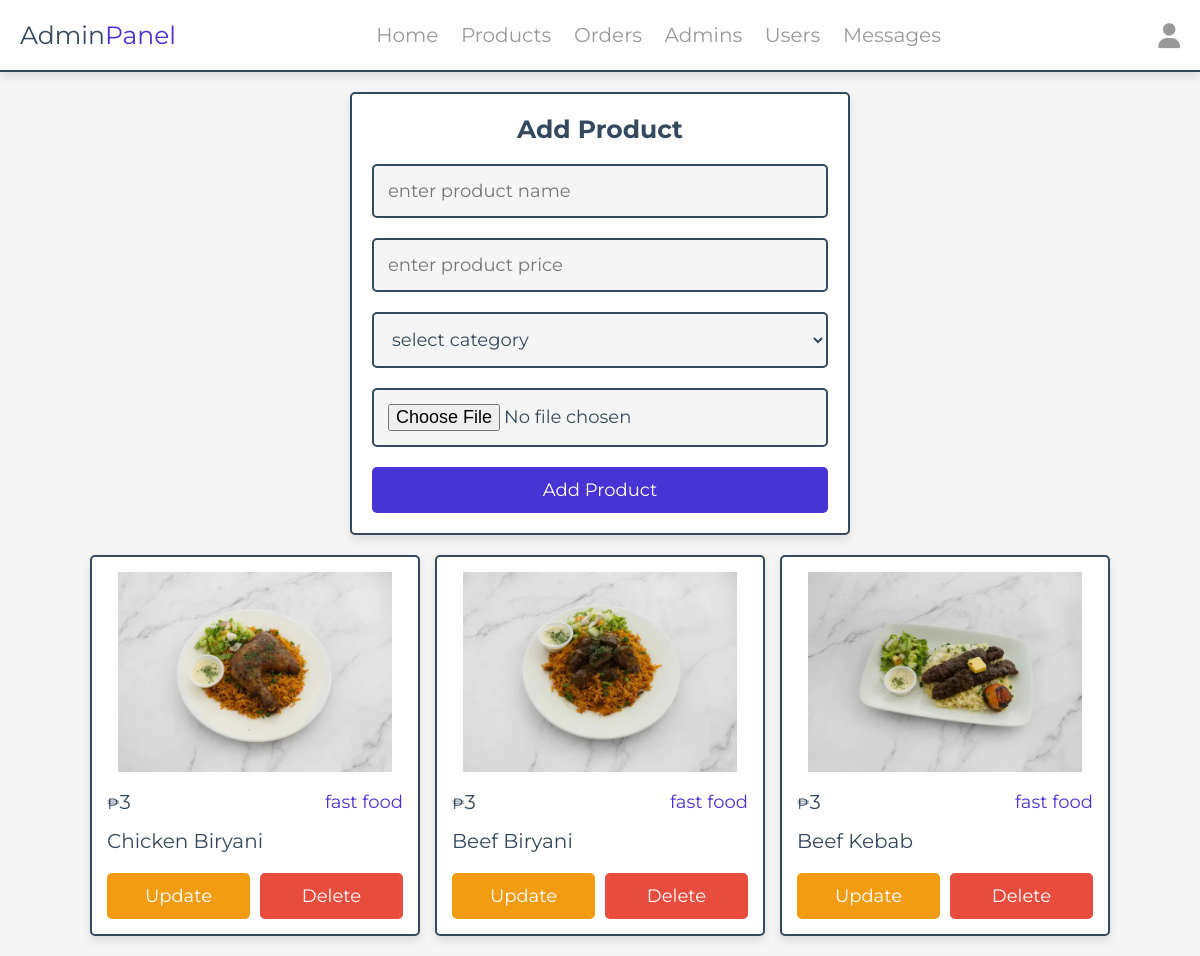
/admin/products.php (signed in), run on an earlier commit of the app's database.
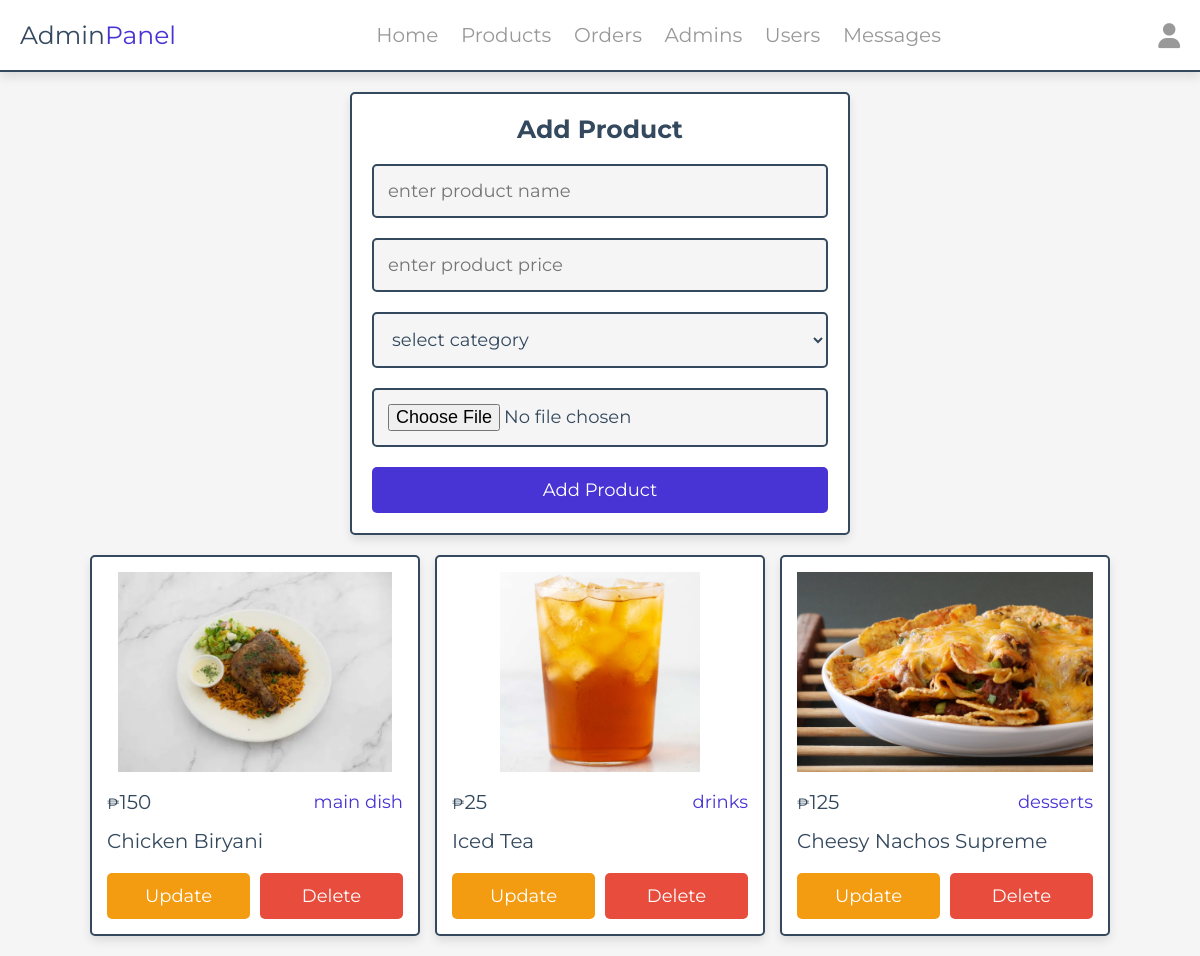
And on a later commit of the database.
### tables this page shows
CREATE TABLE `products` (
  `id` int(100) NOT NULL,
  `name` varchar(100) NOT NULL,
  `category` varchar(100) NOT NULL,
  `price` int(10) NOT NULL,
  `image` varchar(100) NOT NULL
);

### admin/products.php (the view, shortened to what this page needs)
<?php
include '../components/connect.php';
?>
<!DOCTYPE html>
<html lang="en">
<head>
   <link rel="stylesheet" href="https://cdnjs.cloudflare.com/ajax/libs/font-awesome/6.1.1/css/all.min.css">
   <link rel="stylesheet" href="../css/admin_style.css">
</head>
<body>
<?php include '../components/admin_header.php' ?>
<section class="add-products">
   <form action="" method="POST" enctype="multipart/form-data">
      <h3>add product</h3>
      <input type="text" required placeholder="enter product name" name="name" maxlength="100" class="box">
      <input type="number" min="0" max="9999999999" required placeholder="enter product price" name="price" onkeypress="if(this.value.length == 1000) return false;" class="box">
      <select name="category" class="box" required>
         <option value="" disabled selected>select category </option>
      </select>
      <input type="file" name="image" class="box" accept="image/jpg, image/jpeg, image/png, image/webp" required>
      <input type="submit" value="add product" name="add_product" class="btn">
   </form>
</section>
<section class="show-products" style="padding-top: 0;">
   <div class="box-container">
   <?php
      $show_products = $conn->prepare("SELECT * FROM `products`");
      $show_products->execute();
      if($show_products->rowCount() > 0){
         while($fetch_products = $show_products->fetch(PDO::FETCH_ASSOC)){
   ?>
   <div class="box">
      <img src="../uploaded_img/<?= $fetch_products['image']; ?>" alt="">
      <div class="flex">
         <div class="price"><span>₱</span><?= $fetch_products['price']; ?></div>
         <div class="category"><?= $fetch_products['category']; ?></div>
      </div>
      <div class="name"><?= $fetch_products['name']; ?></div>
      <div class="flex-btn">
         <a href="update_product.php?update=<?= $fetch_products['id']; ?>" class="option-btn">update</a>
         <a href="products.php?delete=<?= $fetch_products['id']; ?>" class="delete-btn" onclick="return confirm('delete this product?');">delete</a>
      </div>
   </div>
   <?php
         }
      }else{
         echo '<p class="empty">no products added yet!</p>';
      }
   ?>
   </div>
</section>
</body>
</html>

What changed in the data, as far as the page shows it:
removed products: image (picture), price "3", category "fast food", name "Chicken Biryani"
removed products: image (picture), price "3", category "fast food", name "Beef Biryani"
removed products: image (picture), price "3", category "fast food", name "Beef Kebab"
added products: image (picture), price "150", category "main dish", name "Chicken Biryani"
added products: image (picture), price "25", category "drinks", name "Iced Tea"
added products: image (picture), price "125", category "desserts", name "Cheesy Nachos Supreme"
